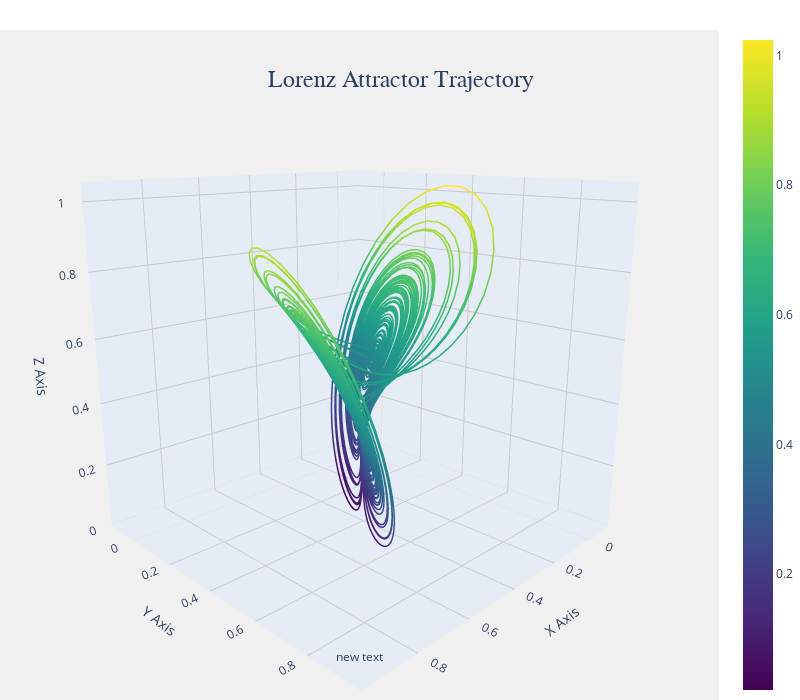

Notebook cell for this chart:
### Code cell
ESNLorenz.train_readout(inputs, targets, Warmup=200)
predictionsESN = ESNLorenz.predict(inputs, steps=10000)
predictionsESN = predictions.cpu().detach()
import plotly.graph_objects as go
# Create the figure
fig = go.Figure(data=[go.Scatter3d(
    x=predictions[:,0].numpy(), 
    y=predictions[:,1].numpy(), 
    z=predictions[:,2].numpy(),
    mode='lines',
    line=dict(
        color=predictions[:,2].numpy(),  # Color by z-value for depth
        colorscale='Viridis',            # Use a pretty colormap
        width=3,                         # Slightly thicker line
        showscale=True                   # Show color scale bar
    ),
    hoverinfo='none'                    # Cleaner hover
)])
# Update layout for better aesthetics
fig.update_layout(
    title={
        'text': 'Lorenz Attractor Trajectory',
        'y':0.9,
        'x':0.5,
        'xanchor': 'center',
        'yanchor': 'top',
        'font': dict(size=24, family='Arial')
    },
    scene=dict(
        xaxis_title='X Axis',
        yaxis_title='Y Axis',
        zaxis_title='Z Axis',
        xaxis=dict(gridcolor='rgb(200, 200, 200)', showbackground=True),
        yaxis=dict(gridcolor='rgb(200, 200, 200)', showbackground=True),
        zaxis=dict(gridcolor='rgb(200, 200, 200)', showbackground=True),
        bgcolor='rgb(240, 240, 240)',
        camera=dict(
            eye=dict(x=1.5, y=1.5, z=0.6)  # Better viewing angle
        )
    ),
    margin=dict(l=0, r=0, b=0, t=30),  # Tight margins
    paper_bgcolor='white',
    height=700,                        # Larger figure
    width=800
)
# Add annotations   
fig.update_layout(
    annotations=[
        dict(
            text=None,
            x=0.5,
            y=0.05,
            xref="paper",
            yref="paper",
            showarrow=False,
            font=dict(size=12)
        )
    ]
)
fig.show()

### Figure 1 — Plotly figure (JSON) as saved in the notebook; plotly's stock layout.template omitted (floating-point values rounded to 4 significant figures; data arrays with more than 128 entries replaced by an {"elided": "..."} marker saying what was removed)
{"data": [{"hoverinfo": "none", "line": {"color": {"elided": "10000 float values"}, "colorscale": [[0, "#440154"], [0.1111, "#482878"], [0.2222, "#3e4989"], [0.3333, "#31688e"], [0.4444, "#26828e"], [0.5556, "#1f9e89"], [0.6667, "#35b779"], [0.7778, "#6ece58"], [0.8889, "#b5de2b"], [1, "#fde725"]], "showscale": true, "width": 3}, "mode": "lines", "type": "scatter3d", "x": {"elided": "10000 float values"}, "y": {"elided": "10000 float values"}, "z": {"elided": "10000 float values"}}], "layout": {"annotations": [{"font": {"size": 12}, "showarrow": false, "x": 0.5, "xref": "paper", "y": 0.05, "yref": "paper"}], "height": 700, "margin": {"b": 0, "l": 0, "r": 0, "t": 30}, "paper_bgcolor": "white", "scene": {"bgcolor": "rgb(240, 240, 240)", "camera": {"eye": {"x": 1.5, "y": 1.5, "z": 0.6}}, "xaxis": {"gridcolor": "rgb(200, 200, 200)", "showbackground": true, "title": {"text": "X Axis"}}, "yaxis": {"gridcolor": "rgb(200, 200, 200)", "showbackground": true, "title": {"text": "Y Axis"}}, "zaxis": {"gridcolor": "rgb(200, 200, 200)", "showbackground": true, "title": {"text": "Z Axis"}}}, "title": {"font": {"family": "Arial", "size": 24}, "text": "Lorenz Attractor Trajectory", "x": 0.5, "xanchor": "center", "y": 0.9, "yanchor": "top"}, "width": 800}}
